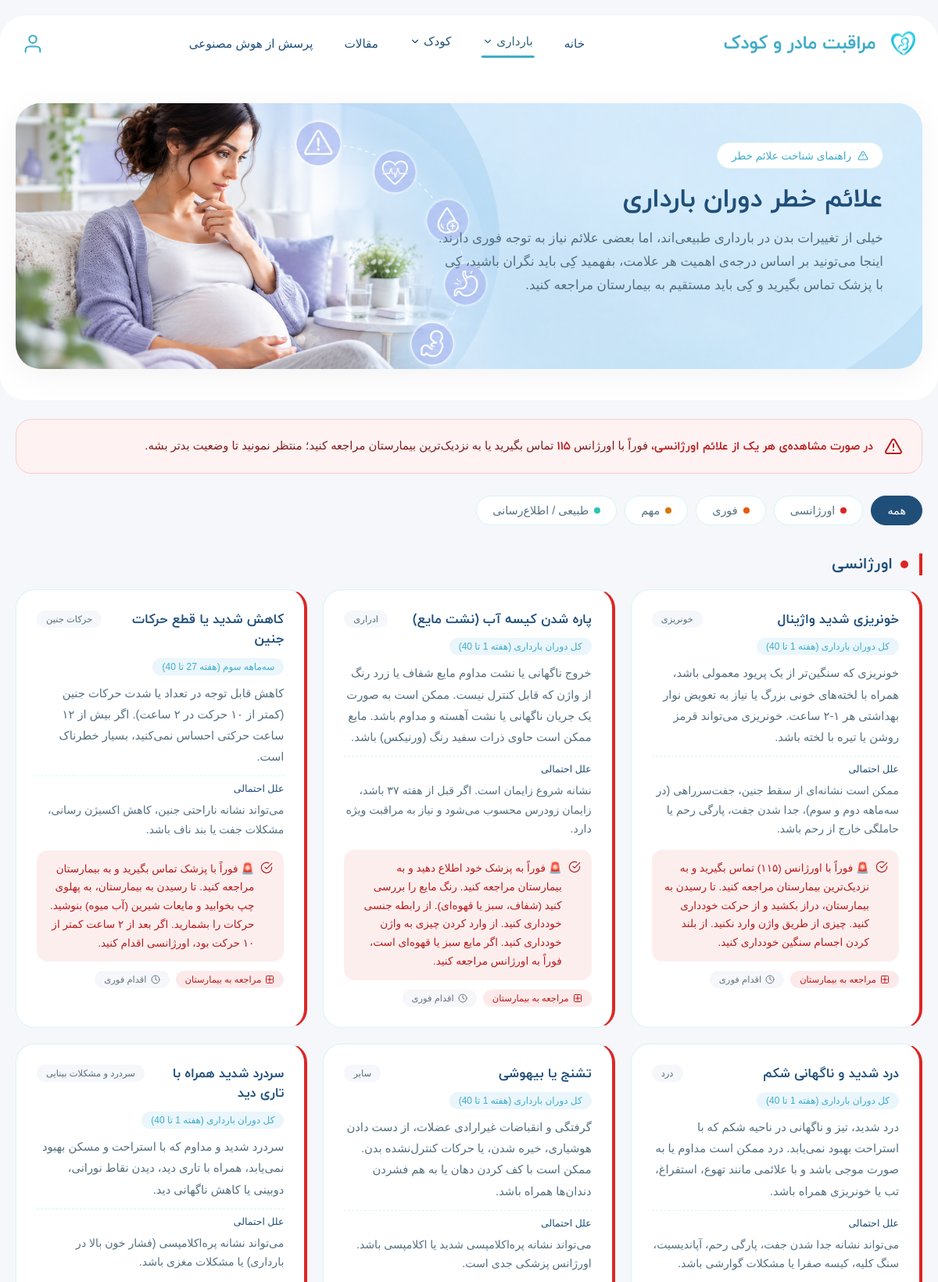
Page /pregnancy-warning-signs.php (upper part) on the committed database.
### tables this page shows
CREATE TABLE `pregnancy_warning_signs` (
  `id` int(11) NOT NULL,
  `symptom_name` varchar(150) NOT NULL,
  `description` text NOT NULL,
  `possible_causes` text DEFAULT NULL,
  `action_required` text NOT NULL,
  `urgency_level` enum('emergency','urgent','important','informational') NOT NULL,
  `category` enum('bleeding','pain','headache_vision','swelling','fever','digestive','movement','urinary','respiratory','psychological','other') NOT NULL,
  `trimester` enum('first','second','third','all') NOT NULL,
  `week_start` int(11) DEFAULT NULL COMMENT 'شروع هفته (۱-۴۰)',
  `week_end` int(11) DEFAULT NULL COMMENT 'پایان هفته (۱-۴۰)',
  `immediate_action` tinyint(1) DEFAULT 1 COMMENT 'آیا نیاز به اقدام فوری دارد؟',
  `call_doctor` tinyint(1) DEFAULT 1 COMMENT 'آیا باید با پزشک تماس گرفت؟',
  `go_to_hospital` tinyint(1) DEFAULT 0 COMMENT 'آیا باید به بیمارستان مراجعه کرد؟',
  `created_at` timestamp NOT NULL DEFAULT current_timestamp(),
  `updated_at` timestamp NOT NULL DEFAULT current_timestamp() ON UPDATE current_timestamp()
);

### config/database.php (called while the page is built)
<?php
return [
    'host'     => getenv('DB_HOST') ?: '127.0.0.1',
    'port'     => getenv('DB_PORT') ?: '3306',
    'database' => getenv('DB_DATABASE') ?: 'maternal_child_care',
    'username' => getenv('DB_USERNAME') ?: 'root',
    'password' => getenv('DB_PASSWORD') ?: '',
    'charset'  => 'utf8mb4',
];

### app/Core/Database.php (called while the page is built, shortened)
<?php
class Database
{
    private static ?PDO $instance = null;
    public static function connection(): PDO
    {
        if (self::$instance === null) {
            $config = require BASE_PATH . '/config/database.php';
            $dsn = sprintf(
                'mysql:host=%s;port=%s;dbname=%s;charset=%s',
                $config['host'],
                $config['port'],
                $config['database'],
                $config['charset']
            );
            self::$instance = new PDO($dsn, $config['username'], $config['password'], [
                PDO::ATTR_ERRMODE            => PDO::ERRMODE_EXCEPTION,
                PDO::ATTR_DEFAULT_FETCH_MODE => PDO::FETCH_ASSOC,
                PDO::ATTR_EMULATE_PREPARES   => false,
            ]);
        }
        return self::$instance;
    }
}

### app/Repositories/WarningSignRepository.php (called while the page is built, shortened)
<?php
class WarningSignRepository
{
    public function all(): array
    {
        try {
            $stmt = Database::connection()->query(
                'SELECT * FROM pregnancy_warning_signs ORDER BY ' . self::URGENCY_ORDER . ', id ASC'
            );
            return $stmt->fetchAll();
        } catch (PDOException $e) {
            return [];
        }
    }
}

### public/pregnancy-warning-signs.php (the view, shortened to what this page needs)
<?php
$warningSignRepository = new WarningSignRepository();
$urgencyLabels = WarningSignRepository::URGENCY_LABELS;
$categoryLabels = WarningSignRepository::CATEGORY_LABELS;
$trimesterLabels = [
    'all'    => 'کل دوران بارداری',
    'first'  => 'سه‌ماهه اول',
    'second' => 'سه‌ماهه دوم',
    'third'  => 'سه‌ماهه سوم',
];
$activeUrgency = $_GET['urgency'] ?? 'all';
if ($activeUrgency === 'all') {
    $warningSigns = $warningSignRepository->all();
} else {
    $warningSigns = $warningSignRepository->findByUrgency($activeUrgency);
}
$groupedSigns = [];
foreach (array_keys($urgencyLabels) as $key) {
    $groupedSigns[$key] = [];
}
foreach ($warningSigns as $item) {
    $key = $item['urgency_level'] ?? 'informational';
    $groupedSigns[$key][] = $item;
}
function ws_period_label(array $sign, array $trimesterLabels): string
{
    $trimester = $sign['trimester'] ?? 'all';
    $label = $trimesterLabels[$trimester] ?? 'کل دوران بارداری';
    if (!empty($sign['week_start']) && !empty($sign['week_end'])) {
        $label .= ' (هفته ' . (int) $sign['week_start'] . ' تا ' . (int) $sign['week_end'] . ')';
    }
    return $label;
}
?>
<!DOCTYPE html>
<html lang="fa" dir="rtl">
<head>
    <link rel="stylesheet" href="assets/css/base.css">
    <link rel="stylesheet" href="assets/css/components/header.css">
    <link rel="stylesheet" href="assets/css/components/button.css">
    <link rel="stylesheet" href="assets/css/components/footer.css">
    <link rel="stylesheet" href="assets/css/pages/pregnancy-warning-signs.css">
</head>
<body>
    <section class="wsg-hero" data-header-offset>
        <?php include TEMPLATES_PATH . '/partials/header.php'; ?>
        <div class="wsg-hero-banner">
            <img src="assets/image/pregnancy-warning-signs-banner.png" alt="علائم خطر دوران بارداری" class="wsg-hero-image" />
            <div class="wsg-hero-content">
                <span class="wsg-hero-badge">
                    <svg width="14" height="14" viewBox="0 0 24 24" fill="none" stroke="currentColor" stroke-width="2" stroke-linecap="round" stroke-linejoin="round"><path d="m21.73 18-8-14a2 2 0 0 0-3.46 0l-8 14A2 2 0 0 0 4 21h16a2 2 0 0 0 1.73-3Z" /><path d="M12 9v4" /><path d="M12 17h.01" /></svg>
                    راهنمای شناخت علائم خطر
                </span>
                <h1>علائم خطر دوران بارداری</h1>
                <p class="subtitle">
                    خیلی از تغییرات بدن در بارداری طبیعی‌اند، اما بعضی علائم نیاز به توجه فوری دارند.
                    اینجا می‌تونید بر اساس درجه‌ی اهمیت هر علامت، بفهمید کِی باید نگران باشید،
                    کِی با پزشک تماس بگیرید و کِی باید مستقیم به بیمارستان مراجعه کنید.
                </p>
            </div>
        </div>
    </section>
    <section class="wsg-emergency-alert-section">
        <div class="wsg-emergency-alert">
            <svg width="24" height="24" viewBox="0 0 24 24" fill="none" stroke="currentColor" stroke-width="2" stroke-linecap="round" stroke-linejoin="round"><path d="m21.73 18-8-14a2 2 0 0 0-3.46 0l-8 14A2 2 0 0 0 4 21h16a2 2 0 0 0 1.73-3Z" /><path d="M12 9v4" /><path d="M12 17h.01" /></svg>
            <p>
                <strong>در صورت مشاهده‌ی هر یک از علائم اورژانسی،</strong>
                فوراً با اورژانس <strong>۱۱۵</strong> تماس بگیرید یا به نزدیک‌ترین بیمارستان مراجعه کنید؛
                منتظر نمونید تا وضعیت بدتر بشه.
            </p>
        </div>
    </section>
    <section class="wsg-filter-section">
        <div class="wsg-filter-tabs">
            <a href="pregnancy-warning-signs.php?urgency=all#wsg-list-section"
                class="wsg-filter-tab <?= $activeUrgency === 'all' ? 'active' : '' ?>">
                همه
            </a>
            <?php foreach ($urgencyLabels as $key => $label): ?>
                <a href="pregnancy-warning-signs.php?urgency=<?= urlencode($key) ?>#wsg-list-section"
                    class="wsg-filter-tab wsg-filter-tab-<?= $key ?> <?= $activeUrgency === $key ? 'active' : '' ?>">
                    <span class="wsg-filter-dot"></span>
                    <?= htmlspecialchars($label, ENT_QUOTES, 'UTF-8') ?>
                </a>
            <?php endforeach; ?>
        </div>
    </section>
    <section class="wsg-list-section" id="wsg-list-section">
        <?php foreach ($groupedSigns as $urgencyKey => $signs): ?>
            <div class="wsg-group">
                <h2 class="wsg-group-title wsg-group-title-<?= $urgencyKey ?>">
                    <span class="wsg-group-dot"></span>
                    <?= htmlspecialchars($urgencyLabels[$urgencyKey] ?? $urgencyKey, ENT_QUOTES, 'UTF-8') ?>
                </h2>
                <div class="wsg-sign-grid">
                    <?php foreach ($signs as $sign): ?>
                        <div class="wsg-sign-card wsg-sign-card-<?= $urgencyKey ?>">
                            <div class="wsg-sign-header">
                                <h3><?= htmlspecialchars($sign['symptom_name'], ENT_QUOTES, 'UTF-8') ?></h3>
                                <span class="wsg-category-chip">
                                    <?= htmlspecialchars($categoryLabels[$sign['category']] ?? $sign['category'], ENT_QUOTES, 'UTF-8') ?>
                                </span>
                            </div>
                            <span class="wsg-period-chip"><?= htmlspecialchars(ws_period_label($sign, $trimesterLabels), ENT_QUOTES, 'UTF-8') ?></span>
                            <?php if (!empty($sign['description'])): ?>
                                <p class="wsg-sign-desc"><?= nl2br(htmlspecialchars($sign['description'], ENT_QUOTES, 'UTF-8')) ?></p>
                            <?php endif; ?>
                            <?php if (!empty($sign['possible_causes'])): ?>
                                <div class="wsg-sign-row">
                                    <span class="wsg-sign-row-label">علل احتمالی</span>
                                    <span class="wsg-sign-row-value"><?= nl2br(htmlspecialchars($sign['possible_causes'], ENT_QUOTES, 'UTF-8')) ?></span>
                                </div>
                            <?php endif; ?>
                            <?php if (!empty($sign['action_required'])): ?>
                                <div class="wsg-sign-action wsg-sign-action-<?= $urgencyKey ?>">
                                    <svg width="16" height="16" viewBox="0 0 24 24" fill="none" stroke="currentColor" stroke-width="1.8" stroke-linecap="round" stroke-linejoin="round"><path d="M22 11.08V12a10 10 0 1 1-5.93-9.14" /><path d="m22 4-10 10-3-3" /></svg>
                                    <p><?= nl2br(htmlspecialchars($sign['action_required'], ENT_QUOTES, 'UTF-8')) ?></p>
                                </div>
                            <?php endif; ?>
                            <div class="wsg-sign-badges">
                                <?php if (!empty($sign['go_to_hospital'])): ?>
                                    <span class="wsg-badge wsg-badge-hospital">
                                        <svg width="12" height="12" viewBox="0 0 24 24" fill="none" stroke="currentColor" stroke-width="2" stroke-linecap="round" stroke-linejoin="round"><path d="M12 6v6m0 0v6m0-6h6m-6 0H6" /><rect x="3" y="3" width="18" height="18" rx="2" /></svg>
                                        مراجعه به بیمارستان
                                    </span>
                                <?php endif; ?>
                                <?php if (!empty($sign['immediate_action'])): ?>
                                    <span class="wsg-badge wsg-badge-immediate">
                                        <svg width="12" height="12" viewBox="0 0 24 24" fill="none" stroke="currentColor" stroke-width="2" stroke-linecap="round" stroke-linejoin="round"><circle cx="12" cy="12" r="10" /><path d="M12 6v6l4 2" /></svg>
                                        اقدام فوری
                                    </span>
                                <?php endif; ?>
                            </div>
                        </div>
                    <?php endforeach; ?>
                </div>
            </div>
        <?php endforeach; ?>
    </section>
</body>
</html>

### public/assets/css/base.css (style rules this page uses)
:root { --color-navy: #1F4E79; --color-teal-text: #40acc8; --color-teal: #2EC4B6; --color-navy-hover: #265d90; --color-teal-hover: #26a89c; --color-slate: #55707F; --color-gray: #6B7280; --color-bg: #F5F7FA; --color-bg-soft: #EAF6FB; --color-bg-soft-2: #DCF3F6; --color-white: #FFFFFF; --font-bold: 'IranVekanWebBold', sans-serif; --font-medium: 'IranVekanWebMedium', sans-serif; --font-regular: 'IranVekanWebRegular', sans-serif; }
* { margin: 0; padding: 0; box-sizing: border-box; }
body { font-family: var(--font-regular); background: var(--color-bg); min-height: 100vh; }

### rows in the picture
pregnancy_warning_signs: label "طبیعی / اطلاع‌رسانی"
pregnancy_warning_signs: symptom_name "خونریزی شدید واژینال", category "خونریزی", ws_period_label($sign, $trimesterLabels) "کل دوران بارداری (هفته 1 تا 40)", description "خونریزی که سنگین‌تر از یک پریود معمولی باشد، همراه با لخته‌های خونی بزرگ یا نیاز به تعویض نوار بهداشتی هر ۱-۲ ساعت. خونریزی می‌تواند قرمز روشن یا تیره با لخته باشد.", possible_causes "ممکن است نشانه‌ای از سقط جنین، جفت‌سرراهی (در سه‌ماهه دوم و سوم)، جدا شدن جفت، پارگی رحم یا حاملگی خارج از رحم باشد.", action_required "🚨 فوراً با اورژانس (۱۱۵) تماس بگیرید و به نزدیک‌ترین بیمارستان مراجعه کنید. تا رسیدن به بیمارستان، دراز بکشید و از حرکت خودداری کنید. چیزی از طریق واژن وارد نکنید. از بلند کردن اجسام سنگین خودداری کنید.", go_to_hospital 1 (drawn), immediate_action 1 (drawn)
pregnancy_warning_signs: symptom_name "پاره شدن کیسه آب (نشت مایع)", category "ادراری", ws_period_label($sign, $trimesterLabels) "کل دوران بارداری (هفته 1 تا 40)", description "خروج ناگهانی یا نشت مداوم مایع شفاف یا زرد رنگ از واژن که قابل کنترل نیست. ممکن است به صورت یک جریان ناگهانی یا نشت آهسته و مداوم باشد. مایع ممکن است حاوی ذرات سفید رنگ (ورنیکس) باشد.", possible_causes "نشانه شروع زایمان است. اگر قبل از هفته ۳۷ باشد، زایمان زودرس محسوب می‌شود و نیاز به مراقبت ویژه دارد.", action_required "🚨 فوراً به پزشک خود اطلاع دهید و به بیمارستان مراجعه کنید. رنگ مایع را بررسی کنید (شفاف، سبز یا قهوه‌ای). از رابطه جنسی خودداری کنید. از وارد کردن چیزی به واژن خودداری کنید. اگر مایع سبز یا قهوه‌ای است، فوراً به اورژانس مراجعه کنید.", go_to_hospital 1 (drawn), immediate_action 1 (drawn)
pregnancy_warning_signs: symptom_name "کاهش شدید یا قطع حرکات جنین", category "حرکات جنین", ws_period_label($sign, $trimesterLabels) "سه‌ماهه سوم (هفته 27 تا 40)", description "کاهش قابل توجه در تعداد یا شدت حرکات جنین (کمتر از ۱۰ حرکت در ۲ ساعت). اگر بیش از ۱۲ ساعت حرکتی احساس نمی‌کنید، بسیار خطرناک است.", possible_causes "می‌تواند نشانه ناراحتی جنین، کاهش اکسیژن رسانی، مشکلات جفت یا بند ناف باشد.", action_required "🚨 فوراً با پزشک تماس بگیرید و به بیمارستان مراجعه کنید. تا رسیدن به بیمارستان، به پهلوی چپ بخوابید و مایعات شیرین (آب میوه) بنوشید. حرکات را بشمارید. اگر بعد از ۲ ساعت کمتر از ۱۰ حرکت بود، اورژانسی اقدام کنید.", go_to_hospital 1 (drawn), immediate_action 1 (drawn)
pregnancy_warning_signs: symptom_name "درد شدید و ناگهانی شکم", category "درد", ws_period_label($sign, $trimesterLabels) "کل دوران بارداری (هفته 1 تا 40)", description "درد شدید، تیز و ناگهانی در ناحیه شکم که با استراحت بهبود نمی‌یابد. درد ممکن است مداوم یا به صورت موجی باشد و با علائمی مانند تهوع، استفراغ، تب یا خونریزی همراه باشد.", possible_causes "می‌تواند نشانه جدا شدن جفت، پارگی رحم، آپاندیسیت، سنگ کلیه، کیسه صفرا یا مشکلات گوارشی باشد."
pregnancy_warning_signs: symptom_name "تشنج یا بیهوشی", category "سایر", ws_period_label($sign, $trimesterLabels) "کل دوران بارداری (هفته 1 تا 40)", description "گرفتگی و انقباضات غیرارادی عضلات، از دست دادن هوشیاری، خیره شدن، یا حرکات کنترل‌نشده بدن. ممکن است با کف کردن دهان یا به هم فشردن دندان‌ها همراه باشد.", possible_causes "می‌تواند نشانه پره‌اکلامپسی شدید یا اکلامپسی باشد. اورژانس پزشکی جدی است."
pregnancy_warning_signs: symptom_name "سردرد شدید همراه با تاری دید", category "سردرد و مشکلات بینایی", ws_period_label($sign, $trimesterLabels) "کل دوران بارداری (هفته 1 تا 40)", description "سردرد شدید و مداوم که با استراحت و مسکن بهبود نمی‌یابد، همراه با تاری دید، دیدن نقاط نورانی، دوبینی یا کاهش ناگهانی دید.", possible_causes "می‌تواند نشانه پره‌اکلامپسی (فشار خون بالا در بارداری) یا مشکلات مغزی باشد."

### other values in the picture
$label "اورژانسی"
$label "فوری"
$label "مهم"
$urgencyLabels[$urgencyKey] "اورژانسی"
